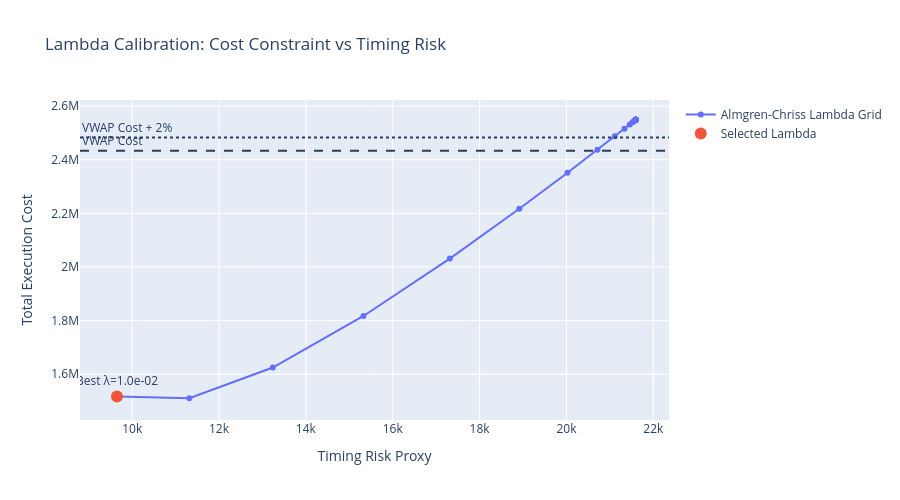

This figure's notebook cell:
### Code cell
fig = go.Figure()

fig.add_trace(
    go.Scatter(
        x=calibration_df["timing_risk_proxy"],
        y=calibration_df["total_cost"],
        mode="lines+markers",
        name="Almgren-Chriss Lambda Grid"
    )
)

fig.add_hline(
    y=benchmark_cost,
    line_dash="dash",
    annotation_text="VWAP Cost",
    annotation_position="top left"
)

fig.add_hline(
    y=cost_limit,
    line_dash="dot",
    annotation_text=f"VWAP Cost + {delta:.0%}",
    annotation_position="top left"
)

if not feasible.empty:
    fig.add_trace(
        go.Scatter(
            x=[best_lambda_row["timing_risk_proxy"]],
            y=[best_lambda_row["total_cost"]],
            mode="markers+text",
            text=[f"Best λ={best_lambda_row['lambda']:.1e}"],
            textposition="top center",
            name="Selected Lambda",
            marker=dict(size=12)
        )
    )

fig.update_layout(
    title="Lambda Calibration: Cost Constraint vs Timing Risk",
    xaxis_title="Timing Risk Proxy",
    yaxis_title="Total Execution Cost",
    height=500,
    width=900
)

fig.show()
fig.write_image("../results/plots/lambda_calibration__cost_constraint_vs_timing_risk.png")
display(Image(filename="../results/plots/lambda_calibration__cost_constraint_vs_timing_risk.png"))

### Figure 1 — Plotly figure (JSON) as saved in the notebook; plotly's stock layout.template omitted (floating-point values rounded to 4 significant figures)
{"data": [{"mode": "lines+markers", "name": "Almgren-Chriss Lambda Grid", "type": "scatter", "x": [21600.0, 21600.0, 21600.0, 21600.0, 21600.0, 21600.0, 21600.0, 21600.0, 21600.0, 21600.0, 21600.0, 21600.0, 21600.0, 21590.0, 21590.0, 21590.0, 21580.0, 21560.0, 21520.0, 21460.0, 21340.0, 21110.0, 20710.0, 20020.0, 18920.0, 17310.0, 15330.0, 13240.0, 11320.0, 9650.0], "y": [2549000.0, 2549000.0, 2549000.0, 2549000.0, 2549000.0, 2549000.0, 2549000.0, 2549000.0, 2549000.0, 2549000.0, 2549000.0, 2549000.0, 2549000.0, 2549000.0, 2548000.0, 2548000.0, 2546000.0, 2544000.0, 2540000.0, 2531000.0, 2516000.0, 2488000.0, 2437000.0, 2352000.0, 2217000.0, 2031000.0, 1817000.0, 1625000.0, 1511000.0, 1517000.0]}, {"marker": {"size": 12}, "mode": "markers+text", "name": "Selected Lambda", "text": ["Best λ=1.0e-02"], "textposition": "top center", "type": "scatter", "x": [9650.0], "y": [1517000.0]}], "layout": {"annotations": [{"showarrow": false, "text": "VWAP Cost", "x": 0, "xanchor": "left", "xref": "x domain", "y": 2434000.0, "yanchor": "bottom", "yref": "y"}, {"showarrow": false, "text": "VWAP Cost + 2%", "x": 0, "xanchor": "left", "xref": "x domain", "y": 2483000.0, "yanchor": "bottom", "yref": "y"}], "height": 500, "shapes": [{"line": {"dash": "dash"}, "type": "line", "x0": 0, "x1": 1, "xref": "x domain", "y0": 2434000.0, "y1": 2434000.0, "yref": "y"}, {"line": {"dash": "dot"}, "type": "line", "x0": 0, "x1": 1, "xref": "x domain", "y0": 2483000.0, "y1": 2483000.0, "yref": "y"}], "title": {"text": "Lambda Calibration: Cost Constraint vs Timing Risk"}, "width": 900, "xaxis": {"title": {"text": "Timing Risk Proxy"}}, "yaxis": {"title": {"text": "Total Execution Cost"}}}}
